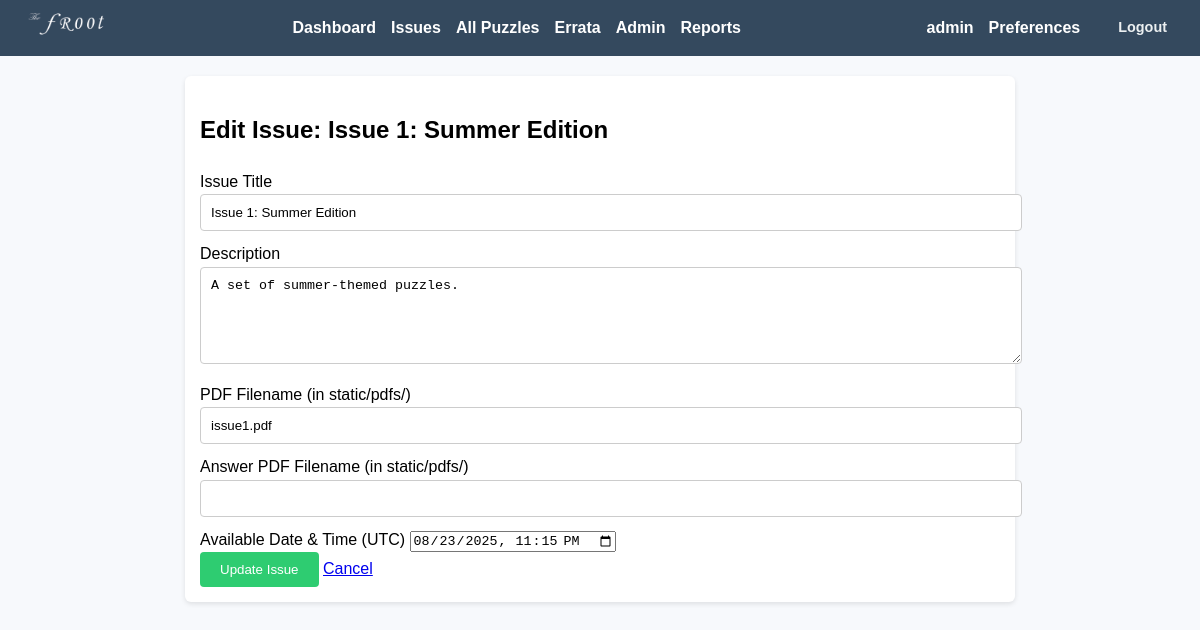
/admin/edit_issue/1 (signed in), run on the app's committed database.
### app/models.py (models this page shows, shortened)
class User(UserMixin, db.Model):
    id = db.Column(db.Integer, primary_key=True)
    username = db.Column(db.String(150), unique=True, nullable=False)
    email = db.Column(db.String(150), unique=True, nullable=False)
    display_name = db.Column(db.String(150), nullable=True)
    password_hash = db.Column(db.String(200), nullable=False)
    is_admin = db.Column(db.Boolean, default=False)
    email_notifications = db.Column(db.Boolean, default=True)
    notify_new_issues = db.Column(db.Boolean, default=True)
    notify_new_hints = db.Column(db.Boolean, default=True)
    submissions = db.relationship('Submission', backref='user', lazy=True)

class Issue(db.Model):
    id = db.Column(db.Integer, primary_key=True)
    title = db.Column(db.String(200), nullable=False)
    description = db.Column(db.Text, nullable=True)
    pdf_filename = db.Column(db.String(200), nullable=True)
    answer_pdf_filename = db.Column(db.String(200), nullable=True)
    available_date = db.Column(db.DateTime(timezone=True), nullable=False, default=lambda: datetime.now(timezone.utc))
    puzzles = db.relationship('Puzzle', backref='issue', lazy=True)

### app/routes.py (the view, shortened to what this page needs)
@admin_bp.route('/edit_issue/<int:issue_id>', methods=['GET', 'POST'])
@login_required
@admin_required
def edit_issue(issue_id):
    issue = Issue.query.get_or_404(issue_id)
    form = IssueForm(obj=issue)
    return render_template('admin_edit_issue.html', form=form, issue=issue)

### app/forms.py
class IssueForm(FlaskForm):
    title = StringField('Issue Title', validators=[DataRequired()])
    description = TextAreaField('Description')
    pdf_filename = StringField('PDF Filename (in static/pdfs/)')
    answer_pdf_filename = StringField('Answer PDF Filename (in static/pdfs/)')
    available_date = DateTimeLocalField('Available Date & Time (UTC)', format='%Y-%m-%dT%H:%M', validators=[DataRequired()])
    submit = SubmitField('Create Issue')

### app/admin_utils.py (called while the page is built)
def admin_required(f):
    @wraps(f)
    def decorated_function(*args, **kwargs):
        if not current_user.is_authenticated or not current_user.is_admin:
            abort(403)
        return f(*args, **kwargs)
    return decorated_function

### app/templates/admin_edit_issue.html (shortened to what this page needs)
{% extends "base.html" %}
{% block content %}
<h2>Edit Issue: {{ issue.title }}</h2>
<form method="POST">
    <div>
        {{ form.title.label }}
        {{ form.title() }}
    </div>
    <div>
        {{ form.description.label }}
        {{ form.description(rows=5) }}
    </div>
    <div>
        {{ form.pdf_filename.label }}
        {{ form.pdf_filename() }}
    </div>
    <div>
        {{ form.answer_pdf_filename.label }}
        {{ form.answer_pdf_filename() }}
    </div>
    <div>
        {{ form.available_date.label }}
        {{ form.available_date() }}
    </div>
    <div>
        <input type="submit" value="Update Issue">
        <a href="{{ url_for('admin.issue_list') }}">Cancel</a>
    </div>
</form>
{% endblock %}

### app/templates/base.html (shortened to what this page needs)
<!DOCTYPE html>
<html>
<head>
    <link rel="stylesheet" href="{{ url_for('static', filename='style.css') }}">
</head>
<body>
  <nav>
    <div class="nav-content">
      <div class="nav-logo">
        <img src="{{ url_for('static', filename='img/logo.png') }}" alt="Logo">
      </div>
      <div class="nav-links">
        {% if current_user.is_authenticated %}
            <a href="{{ url_for('puzzle.user_dashboard') }}">Dashboard</a>
            <a href="{{ url_for('puzzle.list_issues') }}">Issues</a>
            <a href="{{ url_for('puzzle.list_puzzles') }}">All Puzzles</a>
            <a href="{{ url_for('puzzle.errata_list') }}">Errata</a>
            {% if current_user.is_admin %}
                <a href="{{ url_for('admin.dashboard') }}">Admin</a>
                <a href="{{ url_for('admin.reports_index') }}">Reports</a>
            {% endif %}
        {% else %}
            <a href="{{ url_for('main.index') }}">Home</a>
            <a href="{{ url_for('puzzle.errata_list') }}">Errata</a>
            <a href="{{ url_for('auth.login') }}">Login</a>
            <a href="{{ url_for('auth.register') }}">Register</a>
        {% endif %}
      </div>
      {% if current_user.is_authenticated %}
        <div class="user-profile">
          <div class="user-info">
            <span class="user-name">{{ current_user.username }}</span>
            <a href="{{ url_for('auth.preferences') }}" class="preferences-link">Preferences</a>
            <a href="{{ url_for('auth.logout') }}" class="logout-link">Logout</a>
          </div>
        </div>
      {% endif %}
    </div>
</nav>
  <div class="container">
        {% block content %}{% endblock %}
    </div>
</body>
</html>

### app/static/style.css (style rules this page uses)
body { font-family: Arial, sans-serif; background-color: #f7f9fc; margin: 0; padding: 0; line-height: 1.6; }
nav { background-color: #34495e; padding: 10px; color: white; }
.nav-content { display: flex; justify-content: space-between; align-items: center; gap: 20px; }
.nav-links { display: flex; align-items: center; }
nav a { color: white; margin-right: 15px; text-decoration: none; font-weight: bold; }
.nav-logo img { height: 28px; width: auto; }
.user-profile { display: flex; align-items: center; }
.user-info { display: flex; align-items: center; gap: 15px; }
.user-name { color: white; font-weight: bold; }
.logout-link { color: #ecf0f1; text-decoration: none; font-size: 0.9em; padding: 4px 8px; border-radius: 4px; transition: background-color 0.3s ease; }
.container { max-width: 800px; margin: 20px auto; padding: 15px; background-color: white; border-radius: 6px; box-shadow: 0 2px 5px rgba(0, 0, 0, 0.1); }
form input[type="text"], form textarea, form input[type="email"], form input[type="password"], form select { width: 100%; padding: 10px; margin-bottom: 10px; border: 1px solid #ccc; border-radius: 4px; }
form input[type="submit"], form button { padding: 10px 20px; background-color: #2ecc71; color: white; border: none; border-radius: 4px; cursor: pointer; }

### data on the page
User: username "admin"
Issue: title "Issue 1: Summer Edition", description "A set of summer-themed puzzles.", pdf_filename "issue1.pdf", available_date "08/23/2025 23:15"
